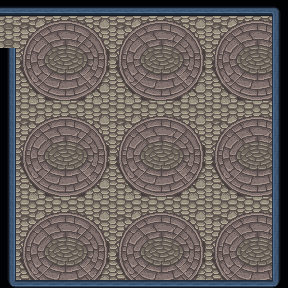

Below is a game level as drawn by its tile map, then a one-line description and the .tmx that defines it (tile-layer data replaced by summaries):
An orthogonal 18x18 tile map with 16x16 px tiles, 25 tile layers (Back, Back2, Back3, Back4, ...), 3 tilesets.

<map version="1.10" tiledversion="1.10.2" orientation="orthogonal" renderorder="right-down" width="18" height="18" tilewidth="16" tileheight="16" infinite="0" nextlayerid="40" nextobjectid="295">
 <tileset firstgid="1" name="1" tilewidth="16" tileheight="16" tilecount="3936" columns="32">
  <image source="__stuff.png" width="512" height="1976" />
 </tileset>
 <tileset firstgid="3937" name="2" tilewidth="16" tileheight="16" tilecount="3936" columns="32">
  <image source="__vanilla_stuff.png" width="512" height="1976" />
 </tileset>
 <tileset firstgid="7873" name="3" tilewidth="16" tileheight="16" tilecount="2048" columns="32">
  <image source="spring_seasonal_nm_tilesheet.png" width="512" height="1024" />
 </tileset>
 <layer id="1" name="Back" width="18" height="18">
  <data>[324 cells, 291 non-empty, 37 distinct tile ids]</data>
 </layer>
 <layer id="3" name="Back2" width="18" height="18">
  <data>[324 cells, 0 non-empty, 0 distinct tile ids]</data>
 </layer>
 <layer id="23" name="Back3" width="18" height="18">
  <data>[324 cells, 0 non-empty, 0 distinct tile ids]</data>
 </layer>
 <layer id="24" name="Back4" width="18" height="18">
  <data>[324 cells, 0 non-empty, 0 distinct tile ids]</data>
 </layer>
 <layer id="5" name="Back5" width="18" height="18">
  <data>[324 cells, 0 non-empty, 0 distinct tile ids]</data>
 </layer>
 <layer id="25" name="Back6" width="18" height="18">
  <data>[324 cells, 0 non-empty, 0 distinct tile ids]</data>
 </layer>
 <layer id="7" name="Back7" width="18" height="18">
  <data>[324 cells, 0 non-empty, 0 distinct tile ids]</data>
 </layer>
 <layer id="9" name="Buildings" width="18" height="18">
  <data>[324 cells, 66 non-empty, 7 distinct tile ids]</data>
 </layer>
 <layer id="11" name="Buildings2" width="18" height="18">
  <data>[324 cells, 0 non-empty, 0 distinct tile ids]</data>
 </layer>
 <layer id="26" name="Buildings3" width="18" height="18">
  <data>[324 cells, 0 non-empty, 0 distinct tile ids]</data>
 </layer>
 <layer id="27" name="Buildings4" width="18" height="18">
  <data>[324 cells, 0 non-empty, 0 distinct tile ids]</data>
 </layer>
 <layer id="28" name="Buildings5" width="18" height="18">
  <data>[324 cells, 0 non-empty, 0 distinct tile ids]</data>
 </layer>
 <layer id="29" name="Buildings6" width="18" height="18">
  <data>[324 cells, 0 non-empty, 0 distinct tile ids]</data>
 </layer>
 <layer id="13" name="Buildings7" width="18" height="18">
  <data>[324 cells, 0 non-empty, 0 distinct tile ids]</data>
 </layer>
 <layer id="15" name="Paths" width="18" height="18">
  <data>[324 cells, 0 non-empty, 0 distinct tile ids]</data>
 </layer>
 <layer id="17" name="Front" width="18" height="18">
  <data>[324 cells, 0 non-empty, 0 distinct tile ids]</data>
 </layer>
 <layer id="30" name="Front2" width="18" height="18">
  <data>[324 cells, 0 non-empty, 0 distinct tile ids]</data>
 </layer>
 <layer id="35" name="Front3" width="18" height="18">
  <data>[324 cells, 0 non-empty, 0 distinct tile ids]</data>
 </layer>
 <layer id="19" name="AlwaysFront" width="18" height="18">
  <data>[324 cells, 0 non-empty, 0 distinct tile ids]</data>
 </layer>
 <layer id="21" name="AlwaysFront2" width="18" height="18">
  <data>[324 cells, 0 non-empty, 0 distinct tile ids]</data>
 </layer>
 <layer id="33" name="AlwaysFront3" width="18" height="18">
  <data>[324 cells, 0 non-empty, 0 distinct tile ids]</data>
 </layer>
 <layer id="36" name="AlwaysFront5" width="18" height="18">
  <data>[324 cells, 0 non-empty, 0 distinct tile ids]</data>
 </layer>
 <layer id="34" name="AlwaysFront4" width="18" height="18">
  <data>[324 cells, 0 non-empty, 0 distinct tile ids]</data>
 </layer>
 <layer id="37" name="AlwaysFront6" width="18" height="18">
  <data>[324 cells, 0 non-empty, 0 distinct tile ids]</data>
 </layer>
 <layer id="38" name="AlwaysFront7" width="18" height="18">
  <data>[324 cells, 0 non-empty, 0 distinct tile ids]</data>
 </layer>
 <objectgroup id="2" name="Back" />
 <objectgroup id="10" name="Buildings" />
 <objectgroup id="16" name="Paths" />
 <objectgroup id="18" name="Front" />
 <objectgroup id="20" name="AlwaysFront" opacity="0.88" />
</map>
